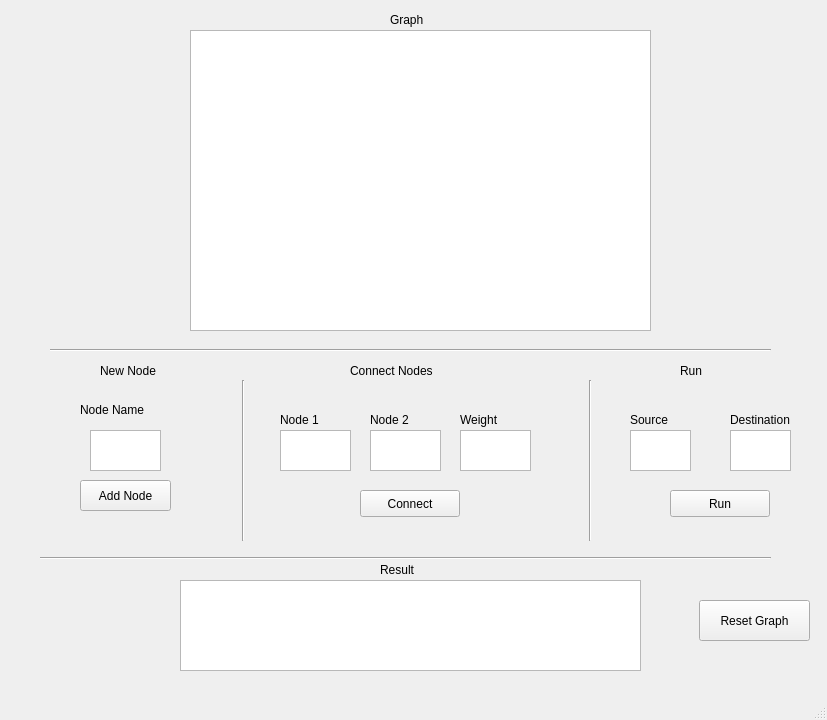
<?xml version="1.0" encoding="UTF-8"?>
<ui version="4.0">
 <class>Dijsktra</class>
 <widget class="QMainWindow" name="Dijsktra">
  <property name="geometry">
   <rect>
    <x>0</x>
    <y>0</y>
    <width>827</width>
    <height>720</height>
   </rect>
  </property>
  <property name="windowTitle">
   <string>MainWindow</string>
  </property>
  <widget class="QWidget" name="centralwidget">
   <widget class="QTextEdit" name="node1_text">
    <property name="geometry">
     <rect>
      <x>280</x>
      <y>430</y>
      <width>71</width>
      <height>41</height>
     </rect>
    </property>
   </widget>
   <widget class="QTextEdit" name="node2_text">
    <property name="geometry">
     <rect>
      <x>370</x>
      <y>430</y>
      <width>71</width>
      <height>41</height>
     </rect>
    </property>
   </widget>
   <widget class="QPushButton" name="addnode_button">
    <property name="geometry">
     <rect>
      <x>80</x>
      <y>480</y>
      <width>91</width>
      <height>31</height>
     </rect>
    </property>
    <property name="text">
     <string>Add Node</string>
    </property>
   </widget>
   <widget class="QTextEdit" name="newnode_text">
    <property name="geometry">
     <rect>
      <x>90</x>
      <y>430</y>
      <width>71</width>
      <height>41</height>
     </rect>
    </property>
    <property name="html">
     <string>&lt;!DOCTYPE HTML PUBLIC &quot;-//W3C//DTD HTML 4.0//EN&quot; &quot;http://www.w3.org/TR/REC-html40/strict.dtd&quot;&gt;
&lt;html&gt;&lt;head&gt;&lt;meta name=&quot;qrichtext&quot; content=&quot;1&quot; /&gt;&lt;style type=&quot;text/css&quot;&gt;
p, li { white-space: pre-wrap; }
&lt;/style&gt;&lt;/head&gt;&lt;body style=&quot; font-family:'DejaVu Sans'; font-size:12pt; font-weight:400; font-style:normal;&quot;&gt;
&lt;p style=&quot;-qt-paragraph-type:empty; margin-top:0px; margin-bottom:0px; margin-left:0px; margin-right:0px; -qt-block-indent:0; text-indent:0px;&quot;&gt;&lt;br /&gt;&lt;/p&gt;&lt;/body&gt;&lt;/html&gt;</string>
    </property>
   </widget>
   <widget class="QLabel" name="label">
    <property name="geometry">
     <rect>
      <x>80</x>
      <y>400</y>
      <width>101</width>
      <height>20</height>
     </rect>
    </property>
    <property name="text">
     <string>Node Name</string>
    </property>
   </widget>
   <widget class="QLabel" name="label_2">
    <property name="geometry">
     <rect>
      <x>100</x>
      <y>360</y>
      <width>81</width>
      <height>21</height>
     </rect>
    </property>
    <property name="text">
     <string>New Node</string>
    </property>
   </widget>
   <widget class="QLabel" name="label_3">
    <property name="geometry">
     <rect>
      <x>350</x>
      <y>360</y>
      <width>121</width>
      <height>21</height>
     </rect>
    </property>
    <property name="text">
     <string>Connect Nodes</string>
    </property>
   </widget>
   <widget class="QLabel" name="label_4">
    <property name="geometry">
     <rect>
      <x>280</x>
      <y>410</y>
      <width>71</width>
      <height>19</height>
     </rect>
    </property>
    <property name="text">
     <string>Node 1</string>
    </property>
   </widget>
   <widget class="QLabel" name="label_5">
    <property name="geometry">
     <rect>
      <x>370</x>
      <y>410</y>
      <width>71</width>
      <height>19</height>
     </rect>
    </property>
    <property name="text">
     <string>Node 2</string>
    </property>
   </widget>
   <widget class="QTextEdit" name="weight_text">
    <property name="geometry">
     <rect>
      <x>460</x>
      <y>430</y>
      <width>71</width>
      <height>41</height>
     </rect>
    </property>
   </widget>
   <widget class="QLabel" name="label_6">
    <property name="geometry">
     <rect>
      <x>460</x>
      <y>410</y>
      <width>79</width>
      <height>19</height>
     </rect>
    </property>
    <property name="text">
     <string>Weight</string>
    </property>
   </widget>
   <widget class="QGraphicsView" name="graph_view">
    <property name="geometry">
     <rect>
      <x>190</x>
      <y>30</y>
      <width>461</width>
      <height>301</height>
     </rect>
    </property>
   </widget>
   <widget class="QLabel" name="label_7">
    <property name="geometry">
     <rect>
      <x>390</x>
      <y>10</y>
      <width>51</width>
      <height>19</height>
     </rect>
    </property>
    <property name="text">
     <string>Graph</string>
    </property>
   </widget>
   <widget class="Line" name="line">
    <property name="geometry">
     <rect>
      <x>223</x>
      <y>380</y>
      <width>41</width>
      <height>161</height>
     </rect>
    </property>
    <property name="orientation">
     <enum>Qt::Vertical</enum>
    </property>
   </widget>
   <widget class="Line" name="line_2">
    <property name="geometry">
     <rect>
      <x>570</x>
      <y>380</y>
      <width>41</width>
      <height>161</height>
     </rect>
    </property>
    <property name="orientation">
     <enum>Qt::Vertical</enum>
    </property>
   </widget>
   <widget class="QLabel" name="label_8">
    <property name="geometry">
     <rect>
      <x>680</x>
      <y>360</y>
      <width>31</width>
      <height>21</height>
     </rect>
    </property>
    <property name="text">
     <string>Run</string>
    </property>
   </widget>
   <widget class="QTextEdit" name="textEdit">
    <property name="geometry">
     <rect>
      <x>630</x>
      <y>430</y>
      <width>61</width>
      <height>41</height>
     </rect>
    </property>
   </widget>
   <widget class="QTextEdit" name="textEdit_2">
    <property name="geometry">
     <rect>
      <x>730</x>
      <y>430</y>
      <width>61</width>
      <height>41</height>
     </rect>
    </property>
   </widget>
   <widget class="QLabel" name="label_9">
    <property name="geometry">
     <rect>
      <x>630</x>
      <y>410</y>
      <width>61</width>
      <height>19</height>
     </rect>
    </property>
    <property name="text">
     <string>Source</string>
    </property>
   </widget>
   <widget class="QLabel" name="label_10">
    <property name="geometry">
     <rect>
      <x>730</x>
      <y>410</y>
      <width>91</width>
      <height>20</height>
     </rect>
    </property>
    <property name="text">
     <string>Destination</string>
    </property>
   </widget>
   <widget class="QPushButton" name="run_button">
    <property name="geometry">
     <rect>
      <x>670</x>
      <y>490</y>
      <width>100</width>
      <height>27</height>
     </rect>
    </property>
    <property name="text">
     <string>Run</string>
    </property>
   </widget>
   <widget class="Line" name="line_3">
    <property name="geometry">
     <rect>
      <x>50</x>
      <y>340</y>
      <width>721</width>
      <height>20</height>
     </rect>
    </property>
    <property name="orientation">
     <enum>Qt::Horizontal</enum>
    </property>
   </widget>
   <widget class="Line" name="line_4">
    <property name="geometry">
     <rect>
      <x>40</x>
      <y>550</y>
      <width>731</width>
      <height>16</height>
     </rect>
    </property>
    <property name="orientation">
     <enum>Qt::Horizontal</enum>
    </property>
   </widget>
   <widget class="QLabel" name="label_11">
    <property name="geometry">
     <rect>
      <x>380</x>
      <y>560</y>
      <width>51</width>
      <height>19</height>
     </rect>
    </property>
    <property name="text">
     <string>Result</string>
    </property>
   </widget>
   <widget class="QTextEdit" name="textEdit_3">
    <property name="geometry">
     <rect>
      <x>180</x>
      <y>580</y>
      <width>461</width>
      <height>91</height>
     </rect>
    </property>
    <property name="readOnly">
     <bool>true</bool>
    </property>
   </widget>
   <widget class="QPushButton" name="connect_button">
    <property name="geometry">
     <rect>
      <x>360</x>
      <y>490</y>
      <width>100</width>
      <height>27</height>
     </rect>
    </property>
    <property name="text">
     <string>Connect</string>
    </property>
   </widget>
   <widget class="QPushButton" name="resetgraph_button">
    <property name="geometry">
     <rect>
      <x>699</x>
      <y>600</y>
      <width>111</width>
      <height>41</height>
     </rect>
    </property>
    <property name="text">
     <string>Reset Graph</string>
    </property>
   </widget>
  </widget>
  <widget class="QMenuBar" name="menubar">
   <property name="geometry">
    <rect>
     <x>0</x>
     <y>0</y>
     <width>827</width>
     <height>24</height>
    </rect>
   </property>
  </widget>
  <widget class="QStatusBar" name="statusbar"/>
 </widget>
 <resources/>
 <connections/>
</ui>
